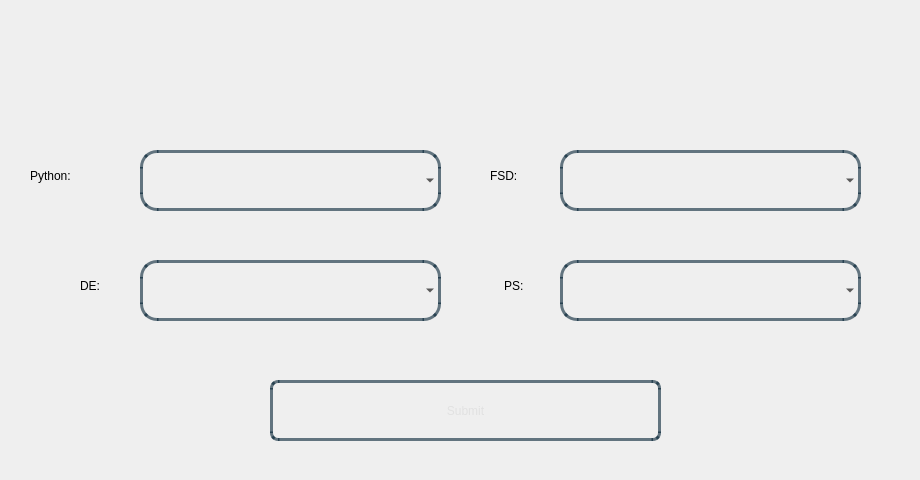
<?xml version="1.0" encoding="UTF-8"?>
<ui version="4.0">
 <class>Dialog</class>
 <widget class="QDialog" name="Dialog">
  <property name="geometry">
   <rect>
    <x>0</x>
    <y>0</y>
    <width>920</width>
    <height>480</height>
   </rect>
  </property>
  <property name="windowTitle">
   <string>Dialog</string>
  </property>
  <property name="styleSheet">
   <string notr="true"/>
  </property>
  <widget class="QWidget" name="bgwidget" native="true">
   <property name="geometry">
    <rect>
     <x>0</x>
     <y>0</y>
     <width>920</width>
     <height>481</height>
    </rect>
   </property>
   <property name="styleSheet">
    <string notr="true">QWidget#bgwidget{
background-color:qlineargradient(x1: 1, y1: 1, x2:1, y2: 0.2, stop: 0 rgba(0, 52, 89,140),
stop: 1 rgba(0, 168, 232,190))
}
</string>
   </property>
   <widget class="QLabel" name="whichClass">
    <property name="geometry">
     <rect>
      <x>230</x>
      <y>40</y>
      <width>691</width>
      <height>61</height>
     </rect>
    </property>
    <property name="styleSheet">
     <string notr="true">font: 24pt &quot;Sans Serif Collection&quot;;
color: rgba(0,23,31,255);

</string>
    </property>
    <property name="text">
     <string/>
    </property>
   </widget>
   <widget class="QLabel" name="label_2">
    <property name="geometry">
     <rect>
      <x>30</x>
      <y>150</y>
      <width>131</width>
      <height>51</height>
     </rect>
    </property>
    <property name="styleSheet">
     <string notr="true">font: 18pt &quot;Sans Serif Collection&quot;;
</string>
    </property>
    <property name="text">
     <string>Python:</string>
    </property>
   </widget>
   <widget class="QLabel" name="label_3">
    <property name="geometry">
     <rect>
      <x>490</x>
      <y>150</y>
      <width>131</width>
      <height>51</height>
     </rect>
    </property>
    <property name="styleSheet">
     <string notr="true">font: 18pt &quot;Sans Serif Collection&quot;;
</string>
    </property>
    <property name="text">
     <string>FSD:</string>
    </property>
   </widget>
   <widget class="QLabel" name="label_4">
    <property name="geometry">
     <rect>
      <x>80</x>
      <y>260</y>
      <width>131</width>
      <height>51</height>
     </rect>
    </property>
    <property name="styleSheet">
     <string notr="true">font: 18pt &quot;Sans Serif Collection&quot;;
</string>
    </property>
    <property name="text">
     <string>DE:</string>
    </property>
   </widget>
   <widget class="QLabel" name="label_5">
    <property name="geometry">
     <rect>
      <x>504</x>
      <y>260</y>
      <width>131</width>
      <height>51</height>
     </rect>
    </property>
    <property name="styleSheet">
     <string notr="true">font: 18pt &quot;Sans Serif Collection&quot;;
</string>
    </property>
    <property name="text">
     <string>PS:</string>
    </property>
   </widget>
   <widget class="QPushButton" name="submit">
    <property name="geometry">
     <rect>
      <x>270</x>
      <y>380</y>
      <width>391</width>
      <height>61</height>
     </rect>
    </property>
    <property name="styleSheet">
     <string notr="true">QPushButton{
border-radius:8px;
border:3px solid rgba(0,30,50,150);
color:rgba(225,225,225,255);
background-color:rgba(0,0,0,0);
font: 22pt &quot;Sans Serif Collection&quot;;
}
.QPushButton:hover
{
   background-color:white;
	color: rgba(0,30,50,150);
}
</string>
    </property>
    <property name="text">
     <string>Submit</string>
    </property>
   </widget>
   <widget class="QComboBox" name="pythonFaculty">
    <property name="geometry">
     <rect>
      <x>140</x>
      <y>150</y>
      <width>301</width>
      <height>61</height>
     </rect>
    </property>
    <property name="styleSheet">
     <string notr="true">	.QComboBox{
border-radius:17px;
background-color:rgba(0,0,0,0);
border:3px solid rgba(0,30,50,150);
font: 18pt &quot;Sans Serif Collection&quot;;
padding:18px;
	padding-top:12px;

}

.QComboBox:focus{
color:rgba(0,30,50,150);
}</string>
    </property>
   </widget>
   <widget class="QComboBox" name="fsdFaculty">
    <property name="geometry">
     <rect>
      <x>560</x>
      <y>150</y>
      <width>301</width>
      <height>61</height>
     </rect>
    </property>
    <property name="styleSheet">
     <string notr="true">	.QComboBox{
border-radius:17px;
background-color:rgba(0,0,0,0);
border:3px solid rgba(0,30,50,150);
font: 18pt &quot;Sans Serif Collection&quot;;
padding:18px;
	padding-top:12px;

}

.QComboBox:focus{
color:rgba(0,30,50,150);
}</string>
    </property>
   </widget>
   <widget class="QComboBox" name="deFaculty">
    <property name="geometry">
     <rect>
      <x>140</x>
      <y>260</y>
      <width>301</width>
      <height>61</height>
     </rect>
    </property>
    <property name="styleSheet">
     <string notr="true">	.QComboBox{
border-radius:17px;
background-color:rgba(0,0,0,0);
border:3px solid rgba(0,30,50,150);
font: 18pt &quot;Sans Serif Collection&quot;;
padding:18px;
	padding-top:12px;

}

.QComboBox:focus{
color:rgba(0,30,50,150);
}</string>
    </property>
   </widget>
   <widget class="QComboBox" name="psFaculty">
    <property name="geometry">
     <rect>
      <x>560</x>
      <y>260</y>
      <width>301</width>
      <height>61</height>
     </rect>
    </property>
    <property name="styleSheet">
     <string notr="true">	.QComboBox{
border-radius:17px;
background-color:rgba(0,0,0,0);
border:3px solid rgba(0,30,50,150);
font: 18pt &quot;Sans Serif Collection&quot;;
padding:18px;
	padding-top:12px;

}

.QComboBox:focus{
color:rgba(0,30,50,150);
}</string>
    </property>
   </widget>
  </widget>
 </widget>
 <resources/>
 <connections/>
</ui>
